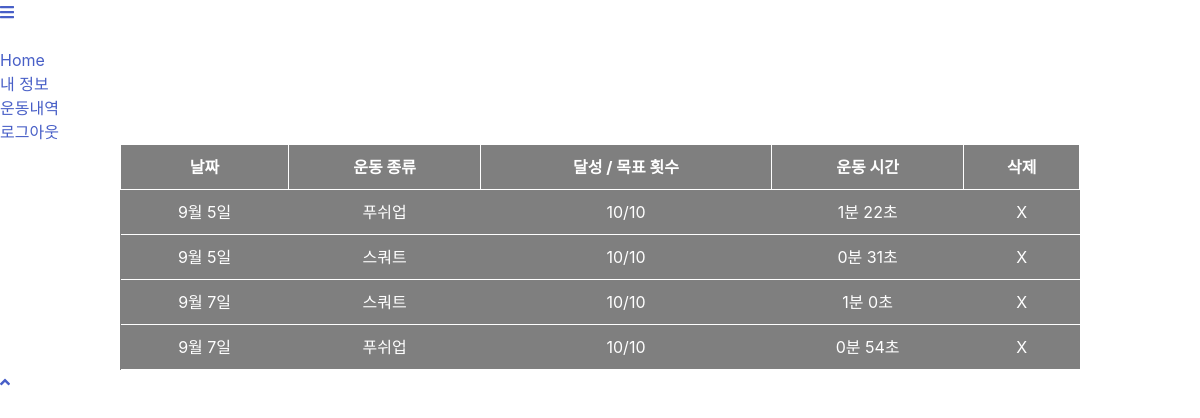
Screenshot of /result_log (signed in) with the database file from the repository.
### app.py (models this page shows, shortened)
class Result(db.Model):
    __tablename__ = 'result'
    id = db.Column(db.Integer, primary_key=True)
    date = db.Column(db.String(80), nullable=False)
    exercise = db.Column(db.String(80), nullable=False)
    result_num = db.Column(db.String(80), nullable=False)
    exercise_time = db.Column(db.String(80), nullable=False)
    user_id = db.Column(db.Integer, ForeignKey('user.username'))
    user = relationship("User", backref=backref('results', order_by=id))

### app.py (the view)
@app.route('/result_log', methods=['GET'])
def result_log():
    if session['login']:
        results = Result.query.filter_by(user_id=session['username']).all()
        return render_template('result_log.html', results=results)
    else:
        return redirect(url_for('login'))

### templates/result_log.html (shortened to what this page needs)
<!DOCTYPE html>
<html lang="ko">
    <head>
        <link href="https://cdnjs.cloudflare.com/ajax/libs/simple-line-icons/2.5.5/css/simple-line-icons.min.css" rel="stylesheet" />
        <link href="../static/css/styles.css" rel="stylesheet" />
        <link rel="stylesheet" href="https://cdn.jsdelivr.net/npm/bulma@0.9.2/css/bulma.min.css">
    </head>
    <body id="page-top">
        <a class="menu-toggle rounded" href="#"><i class="fas fa-bars"></i></a>
        <nav id="sidebar-wrapper">
            <ul class="sidebar-nav">
                {% if session['login'] %}
                    <li class="sidebar-brand" style="color: white"><strong style="color: white">{{ session['nickname'] }}</strong>님</li>
                    <li class="sidebar-nav-item"><a href="/">Home</a></li>
                    <li class="sidebar-nav-item"><a href="#services">내 정보</a></li>
                    <li class="sidebar-nav-item"><a href="/result_log">운동내역</a></li>
                    <li class="sidebar-nav-item"><a href="/logout">로그아웃</a></li>
                {% else %}
                    <li class="sidebar-brand"><a href="/login"><strong>로그인</strong>하세요</a></li>
                    <li class="sidebar-nav-item"><a href="/">Home</a></li>
                {% endif %}
            </ul>
        </nav>
        <header class="masthead d-flex align-items">
            <div class="container">
                <table>
                    <tr>
                        <th style="color: white">날짜</th>
                        <th style="color: white">운동 종류</th>
                        <th style="color: white">달성 / 목표 횟수</th>
                        <th style="color: white">운동 시간</th>
                        <th style="color: white">삭제</th>
                    </tr>
                    {% for result in results %}
                        <tr>
                            <td>{{ result.date }}</td>
                            <td>{{ result.exercise}}</td>
                            <td>{{ result.result_num }}</td>
                            <td>{{ result.exercise_time }}</td>
                            <td><a href="javascript:resultDelete({{ result.id }})" style="color: white">X</a></td>
                        </tr>
                    {% endfor %}
                </table>
            </div>
        </header>
        <a class="scroll-to-top rounded" href="#page-top"><i class="fas fa-angle-up"></i></a>
    </body>
</html>

### templates/result_log.html (style rules this page uses)
table { width: 100%; background-color: rgba(0, 0, 0, 0.5); text-align: center; }
th { color: white; border: 1px solid #ffffff; padding: 10px; }
td { border-bottom: 1px solid #ffffff; padding: 10px; color: white; }

### rows the page displays
Result: date "9월 5일", exercise "푸쉬업", result_num "10/10", exercise_time "1분 22초"
Result: date "9월 5일", exercise "스쿼트", result_num "10/10", exercise_time "0분 31초"
Result: date "9월 7일", exercise "스쿼트", result_num "10/10", exercise_time "1분 0초"
Result: date "9월 7일", exercise "푸쉬업", result_num "10/10", exercise_time "0분 54초"
